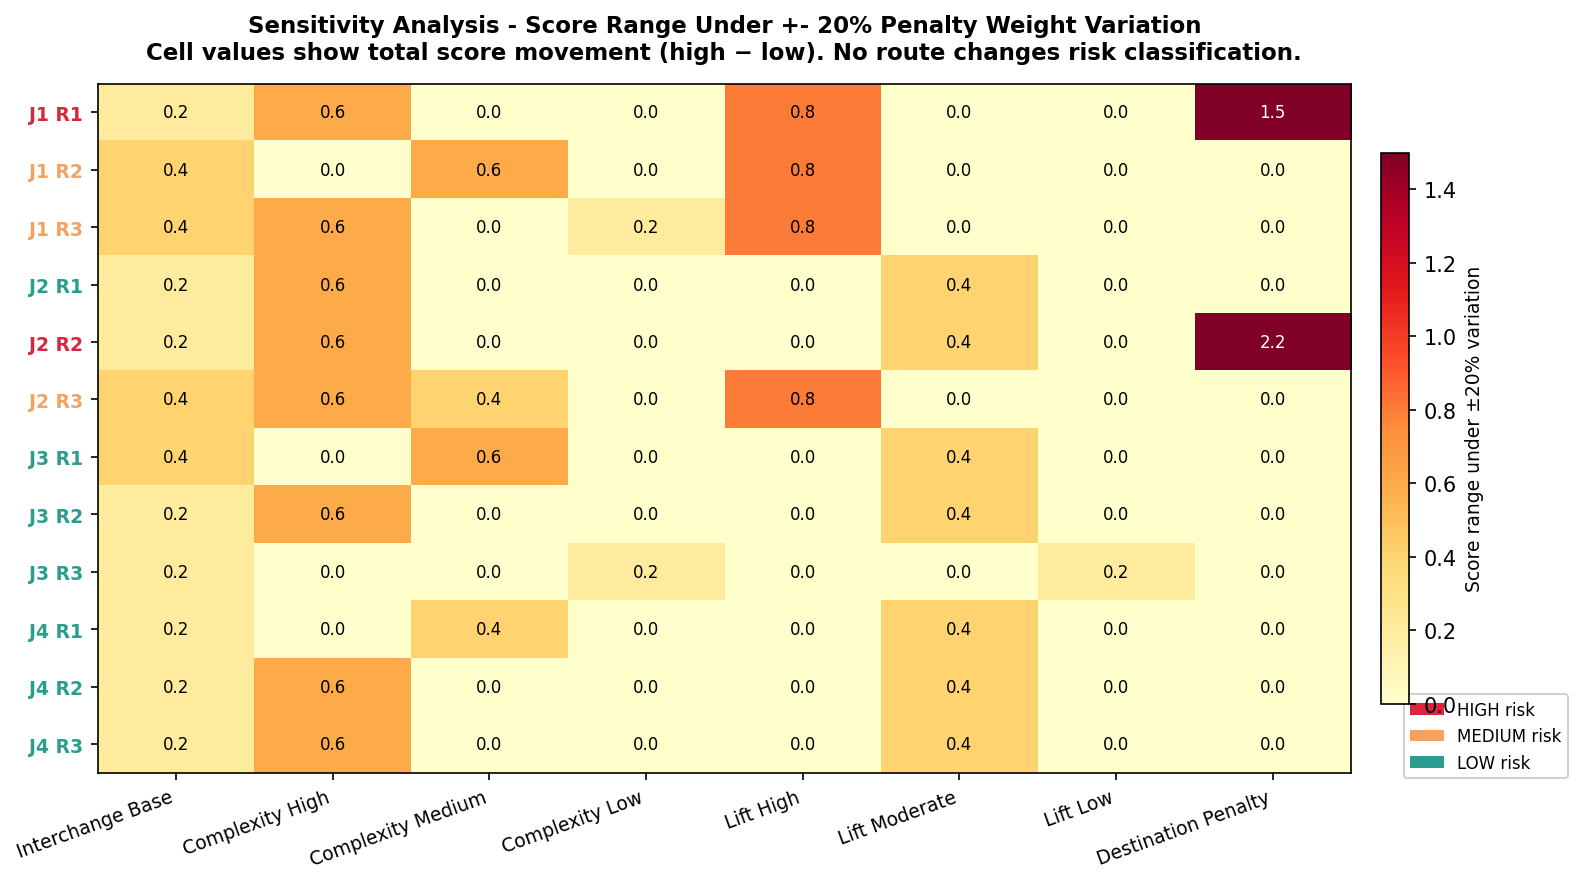

Generate this figure with Python:
import matplotlib
matplotlib.use('Agg')
import matplotlib.pyplot as plt
import numpy as np
import csv

PENALTY_LABELS = {
    "interchange_base":   "Interchange Base",
    "complexity_high":    "Complexity High",
    "complexity_medium":  "Complexity Medium",
    "complexity_low":     "Complexity Low",
    "lift_high":          "Lift High",
    "lift_moderate":      "Lift Moderate",
    "lift_low":           "Lift Low",
    "destination_penalty":"Destination Penalty",
}

ROUTE_ORDER = [
    "J1 Route 1", "J1 Route 2", "J1 Route 3",
    "J2 Route 1", "J2 Route 2", "J2 Route 3",
    "J3 Route 1", "J3 Route 2", "J3 Route 3",
    "J4 Route 1", "J4 Route 2", "J4 Route 3",
]

ROUTE_SHORT = {
    "J1 Route 1": "J1 R1", "J1 Route 2": "J1 R2", "J1 Route 3": "J1 R3",
    "J2 Route 1": "J2 R1", "J2 Route 2": "J2 R2", "J2 Route 3": "J2 R3",
    "J3 Route 1": "J3 R1", "J3 Route 2": "J3 R2", "J3 Route 3": "J3 R3",
    "J4 Route 1": "J4 R1", "J4 Route 2": "J4 R2", "J4 Route 3": "J4 R3",
}

CLASS_COLOUR = {"HIGH": "#D7263D", "MEDIUM": "#F4A261", "LOW": "#2A9D8F"}

penalties = list(PENALTY_LABELS.keys())

# Load data
data = {}
with open("sensitivity_results.csv") as f:
    reader = csv.DictReader(f)
    for row in reader:
        route = row["route"]
        penalty = row["penalty"]
        if route not in data:
            data[route] = {}
        data[route][penalty] = {
            "base":       float(row["base_score"]),
            "base_class": row["base_class"],
            "low":        float(row["low_score"]),
            "high":       float(row["high_score"]),
        }

# Build score range matrix (high - low = total variation)
matrix = np.zeros((len(ROUTE_ORDER), len(penalties)))
for i, route in enumerate(ROUTE_ORDER):
    for j, pen in enumerate(penalties):
        d = data[route][pen]
        matrix[i, j] = round(d["high"] - d["low"], 2)

fig, ax = plt.subplots(figsize=(11, 6))

im = ax.imshow(matrix, cmap="YlOrRd", aspect="auto", vmin=0, vmax=1.5)

# Axis labels
ax.set_xticks(range(len(penalties)))
ax.set_xticklabels([PENALTY_LABELS[p] for p in penalties], fontsize=9, rotation=20, ha="right")
ax.set_yticks(range(len(ROUTE_ORDER)))
ax.set_yticklabels([ROUTE_SHORT[r] for r in ROUTE_ORDER], fontsize=9)

# Colour route labels by risk class
for i, route in enumerate(ROUTE_ORDER):
    cls = data[route]["interchange_base"]["base_class"]
    ax.get_yticklabels()[i].set_color(CLASS_COLOUR[cls])
    ax.get_yticklabels()[i].set_fontweight("bold")

# Annotate each cell with the range value
for i in range(len(ROUTE_ORDER)):
    for j in range(len(penalties)):
        val = matrix[i, j]
        text_colour = "white" if val > 0.9 else "black"
        ax.text(j, i, f"{val:.1f}", ha="center", va="center",
                fontsize=8, color=text_colour)

cbar = fig.colorbar(im, ax=ax, shrink=0.8, pad=0.02)
cbar.set_label("Score range under ±20% variation", fontsize=9)

ax.set_title(
    "Sensitivity Analysis - Score Range Under +- 20% Penalty Weight Variation\n"
    "Cell values show total score movement (high - low). No route changes risk classification.",
    fontsize=11, fontweight="bold", pad=12
)

# Risk class legend
from matplotlib.patches import Patch
legend_elements = [
    Patch(facecolor="#D7263D", label="HIGH risk"),
    Patch(facecolor="#F4A261", label="MEDIUM risk"),
    Patch(facecolor="#2A9D8F", label="LOW risk"),
]
ax.legend(handles=legend_elements, loc="lower right",
          bbox_to_anchor=(1.18, -0.02), fontsize=8, framealpha=0.9)

plt.tight_layout()
plt.savefig("heatmap_sensitivity.png", dpi=150, bbox_inches="tight")
plt.close()
print("Done")
